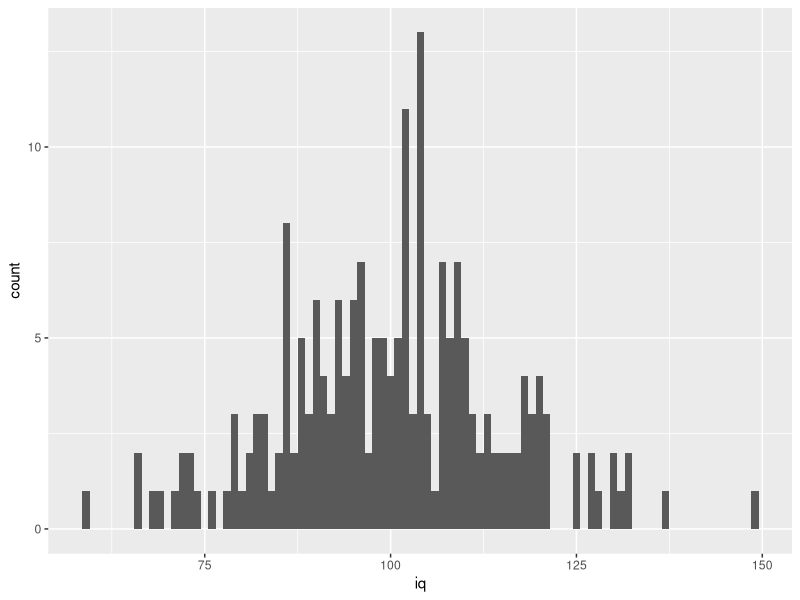
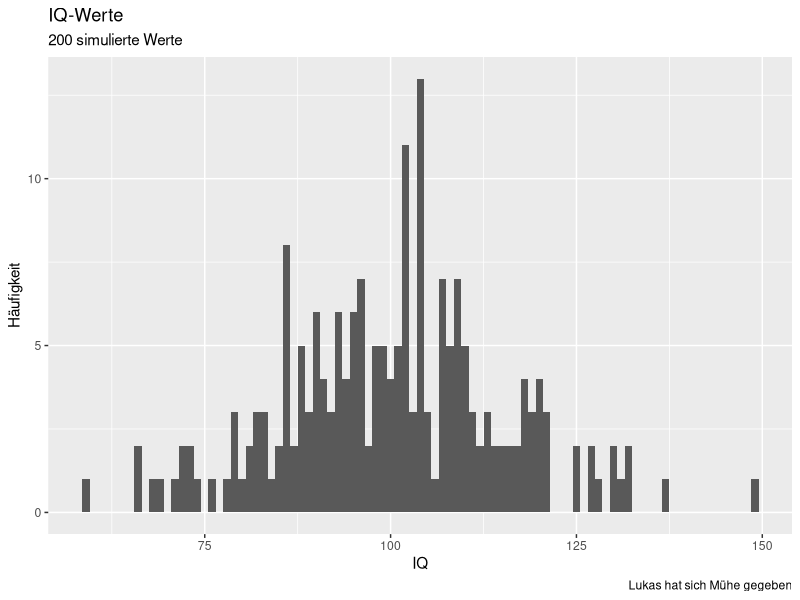
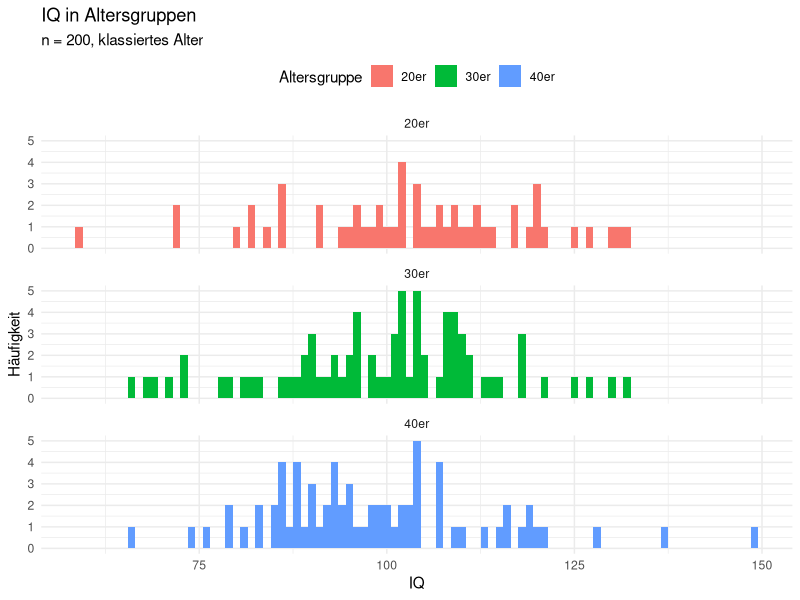

Write the R code that produced these figures, in order.
## ---- chunk 1
knitr::opts_chunk$set(eval = FALSE, 
                      message = FALSE, 
                      error = FALSE, 
                      warning = FALSE)
library(dplyr)
library(ggplot2)
## ---- chunk 2
würfel <- c(5, 1, 2, 4, 6, 2, 3, 4, 4, 2)
## ---- chunk 3
mean(würfel)
median(würfel)
## ---- chunk 4
würfel_100 <- sample(x = 1:6, size = 100, replace = TRUE)
## ---- chunk 5
# rnorm: Normalverteilte Zufallszahlen:
rnorm(n = 50, mean = 100, sd = 15)

# runif: Gleichverteilte Zufallszahlen
runif(n = 50, min = 0, max = 100)
## ---- chunk 6
iq <- rnorm(n = 50, mean = 100, sd = 15)
## ---- chunk 7
iq <- round(rnorm(n = 50, mean = 100, sd = 15))
## ---- chunk 8
library(dplyr)
## ---- chunk 9
personen <- tibble(id = seq(from = 1, to = 200, by = 1),
                   iq = round(rnorm(200, 100, 15)),
                   farbe = sample(c("rot", "grün", "blau"), 200, replace = TRUE),
                   alter = round(runif(200, min = 20, max = 49))
            )
## ---- chunk 10
summary(personen)

summary(personen$iq)
summary(personen$farbe)
## ---- chunk 11
table(personen$farbe)
## ---- chunk 12
ggplot(data = personen, aes(x = iq)) +
  geom_histogram(binwidth = 1)
## ---- chunk 13
ggplot(data = personen, aes(x = iq)) +
  geom_histogram(binwidth = 1) +
  labs(title = "IQ-Werte", subtitle = "200 simulierte Werte",
       x = "IQ", y = "Häufigkeit", caption = "Lukas hat sich Mühe gegeben")
## ---- chunk 14
filter(personen,
       alter <= 35, alter >= 25,
       iq > 100,
       farbe == "grün")
## ---- chunk 15
# Ganz explizite Lösung:
personen$alter_k <- case_when(
    personen$alter >= 40 & personen$alter < 50 ~ "40er",
    personen$alter >= 30 & personen$alter < 40 ~ "30er",
    personen$alter >= 20 & personen$alter < 30 ~ "20er"
  )

# Kompaktere Lösung, die wegen der Reihenfolge der Bedingungen funktioniert:
personen$alter_k <- case_when(
    personen$alter >= 40 ~ "40er",
    personen$alter >= 30 ~ "30er",
    personen$alter >= 20 ~ "20er"
  )
## ---- chunk 16
personen %>%
  group_by(alter_k) %>%
  summarize(Mittelwert = mean(iq),
            Standardabweichung = sd(iq))
## ---- chunk 17
ggplot(data = personen, aes(x = iq, fill = alter_k)) +
  geom_histogram(binwidth = 1) +
  facet_wrap(~alter_k, ncol = 1) +
  labs(title = "IQ in Altersgruppen",
       subtitle = "n = 200, klassiertes Alter",
       x = "IQ", y = "Häufigkeit", fill = "Altersgruppe") +
  theme_minimal() +
  theme(legend.position = "top")
